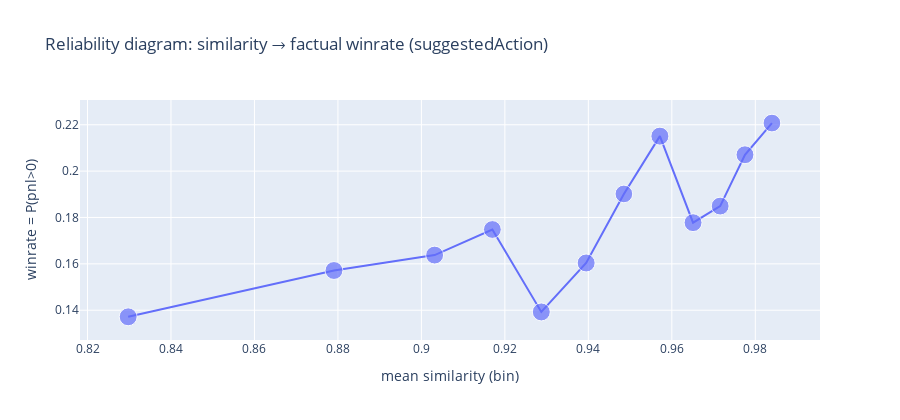

The notebook cell saved with this chart:
### Code cell
fig = go.Figure()
fig.add_trace(go.Scatter(
    x=cal['sim_mean'],
    y=cal['winrate'],
    mode='markers+lines',
    name='winrate',
    marker=dict(size=np.clip(cal['n'] / cal['n'].max() * 18, 6, 18)),
))
fig.update_layout(
    title='Reliability diagram: similarity → factual winrate (suggestedAction)',
    xaxis_title='mean similarity (bin)',
    yaxis_title='winrate = P(pnl>0)',
    height=420,
)
fig

### Figure 1 — Plotly figure (JSON) as saved in the notebook; plotly's stock layout.template omitted (floating-point values rounded to 4 significant figures)
{"data": [{"marker": {"size": [17.89, 17.89, 17.89, 17.79, 17.96, 17.98, 17.67, 18.0, 17.89, 17.85, 17.89, 17.7]}, "mode": "markers+lines", "name": "winrate", "type": "scatter", "x": [0.8297, 0.8791, 0.9032, 0.917, 0.9287, 0.9395, 0.9485, 0.9571, 0.9651, 0.9716, 0.9775, 0.984], "y": [0.1372, 0.1571, 0.1638, 0.1748, 0.1393, 0.1604, 0.1902, 0.2151, 0.1778, 0.1849, 0.2071, 0.2207]}], "layout": {"height": 420, "title": {"text": "Reliability diagram: similarity → factual winrate (suggestedAction)"}, "xaxis": {"title": {"text": "mean similarity (bin)"}}, "yaxis": {"title": {"text": "winrate = P(pnl>0)"}}}}
